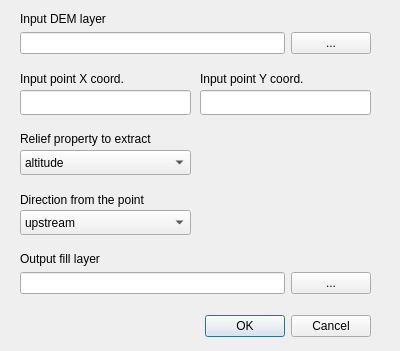
<?xml version="1.0" encoding="UTF-8"?>
<ui version="4.0">
 <class>ReliefFillDialogBase</class>
 <widget class="QDialog" name="ReliefFillDialogBase">
  <property name="geometry">
   <rect>
    <x>0</x>
    <y>0</y>
    <width>400</width>
    <height>351</height>
   </rect>
  </property>
  <property name="windowTitle">
   <string>Relief Fill</string>
  </property>
  <widget class="QDialogButtonBox" name="button_box">
   <property name="geometry">
    <rect>
     <x>30</x>
     <y>310</y>
     <width>341</width>
     <height>32</height>
    </rect>
   </property>
   <property name="orientation">
    <enum>Qt::Horizontal</enum>
   </property>
   <property name="standardButtons">
    <set>QDialogButtonBox::Cancel|QDialogButtonBox::Ok</set>
   </property>
  </widget>
  <widget class="QComboBox" name="menu_direction">
   <property name="geometry">
    <rect>
     <x>20</x>
     <y>210</y>
     <width>171</width>
     <height>25</height>
    </rect>
   </property>
   <item>
    <property name="text">
     <string>upstream</string>
    </property>
   </item>
   <item>
    <property name="text">
     <string>downstream</string>
    </property>
   </item>
  </widget>
  <widget class="QComboBox" name="menu_relief">
   <property name="geometry">
    <rect>
     <x>20</x>
     <y>150</y>
     <width>171</width>
     <height>25</height>
    </rect>
   </property>
   <item>
    <property name="text">
     <string>altitude</string>
    </property>
   </item>
   <item>
    <property name="text">
     <string>drainage basin</string>
    </property>
   </item>
  </widget>
  <widget class="QLabel" name="label">
   <property name="geometry">
    <rect>
     <x>20</x>
     <y>10</y>
     <width>151</width>
     <height>17</height>
    </rect>
   </property>
   <property name="text">
    <string>Input DEM layer</string>
   </property>
  </widget>
  <widget class="QLabel" name="label_2">
   <property name="geometry">
    <rect>
     <x>20</x>
     <y>250</y>
     <width>121</width>
     <height>17</height>
    </rect>
   </property>
   <property name="text">
    <string>Output fill layer</string>
   </property>
  </widget>
  <widget class="QLabel" name="label_3">
   <property name="geometry">
    <rect>
     <x>20</x>
     <y>130</y>
     <width>191</width>
     <height>17</height>
    </rect>
   </property>
   <property name="text">
    <string>Relief property to extract</string>
   </property>
  </widget>
  <widget class="QLabel" name="label_4">
   <property name="geometry">
    <rect>
     <x>20</x>
     <y>190</y>
     <width>171</width>
     <height>20</height>
    </rect>
   </property>
   <property name="text">
    <string>Direction from the point</string>
   </property>
  </widget>
  <widget class="QLabel" name="label_5">
   <property name="geometry">
    <rect>
     <x>20</x>
     <y>70</y>
     <width>171</width>
     <height>17</height>
    </rect>
   </property>
   <property name="text">
    <string>Input point X coord.</string>
   </property>
  </widget>
  <widget class="QLabel" name="label_6">
   <property name="geometry">
    <rect>
     <x>200</x>
     <y>70</y>
     <width>171</width>
     <height>17</height>
    </rect>
   </property>
   <property name="text">
    <string>Input point Y coord.</string>
   </property>
  </widget>
  <widget class="QLineEdit" name="input_pt_x">
   <property name="geometry">
    <rect>
     <x>20</x>
     <y>90</y>
     <width>171</width>
     <height>25</height>
    </rect>
   </property>
  </widget>
  <widget class="QLineEdit" name="input_pt_y">
   <property name="geometry">
    <rect>
     <x>200</x>
     <y>90</y>
     <width>171</width>
     <height>25</height>
    </rect>
   </property>
  </widget>
  <widget class="QWidget" name="layoutWidget">
   <property name="geometry">
    <rect>
     <x>20</x>
     <y>270</y>
     <width>351</width>
     <height>27</height>
    </rect>
   </property>
   <layout class="QHBoxLayout" name="horizontalLayout">
    <item>
     <widget class="QLineEdit" name="output_txt"/>
    </item>
    <item>
     <widget class="QPushButton" name="output_browse">
      <property name="minimumSize">
       <size>
        <width>80</width>
        <height>0</height>
       </size>
      </property>
      <property name="text">
       <string>...</string>
      </property>
     </widget>
    </item>
   </layout>
  </widget>
  <widget class="QWidget" name="layoutWidget">
   <property name="geometry">
    <rect>
     <x>20</x>
     <y>30</y>
     <width>351</width>
     <height>27</height>
    </rect>
   </property>
   <layout class="QHBoxLayout" name="horizontalLayout_2">
    <item>
     <widget class="QLineEdit" name="input_dem_txt"/>
    </item>
    <item>
     <widget class="QPushButton" name="input_dem_browse">
      <property name="minimumSize">
       <size>
        <width>80</width>
        <height>0</height>
       </size>
      </property>
      <property name="text">
       <string>...</string>
      </property>
     </widget>
    </item>
   </layout>
  </widget>
 </widget>
 <resources/>
 <connections>
  <connection>
   <sender>button_box</sender>
   <signal>accepted()</signal>
   <receiver>ReliefFillDialogBase</receiver>
   <slot>accept()</slot>
   <hints>
    <hint type="sourcelabel">
     <x>20</x>
     <y>20</y>
    </hint>
    <hint type="destinationlabel">
     <x>20</x>
     <y>20</y>
    </hint>
   </hints>
  </connection>
  <connection>
   <sender>button_box</sender>
   <signal>rejected()</signal>
   <receiver>ReliefFillDialogBase</receiver>
   <slot>reject()</slot>
   <hints>
    <hint type="sourcelabel">
     <x>20</x>
     <y>20</y>
    </hint>
    <hint type="destinationlabel">
     <x>20</x>
     <y>20</y>
    </hint>
   </hints>
  </connection>
 </connections>
</ui>
